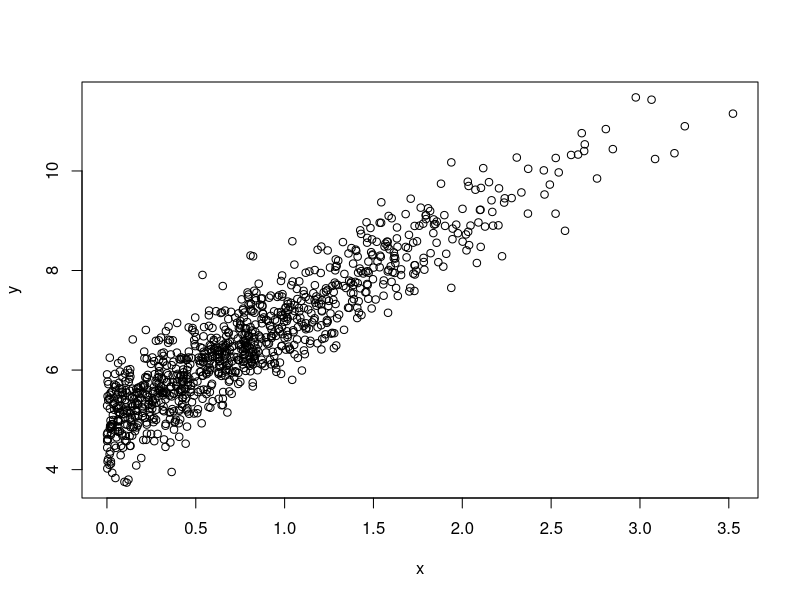
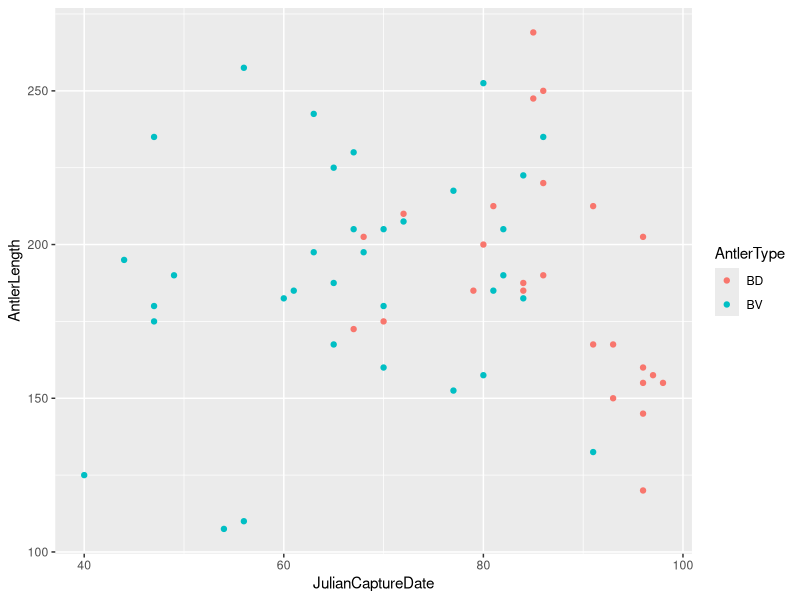
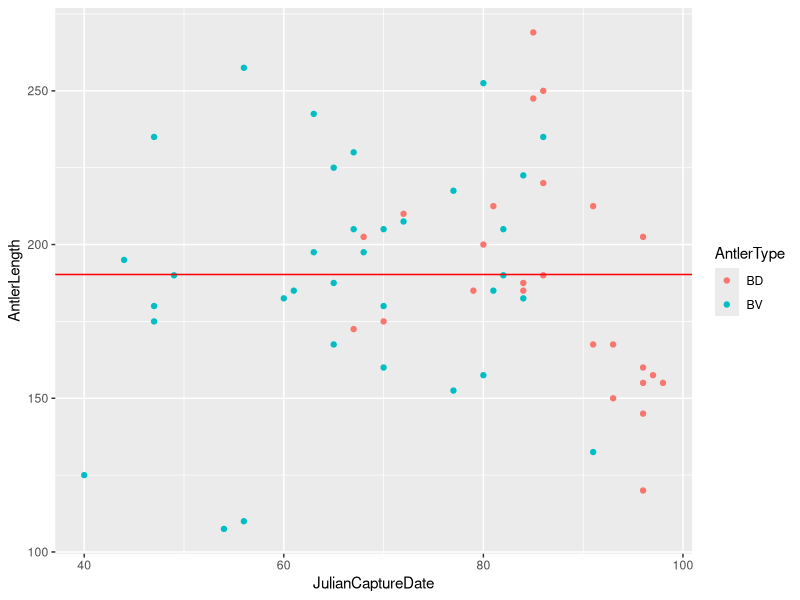
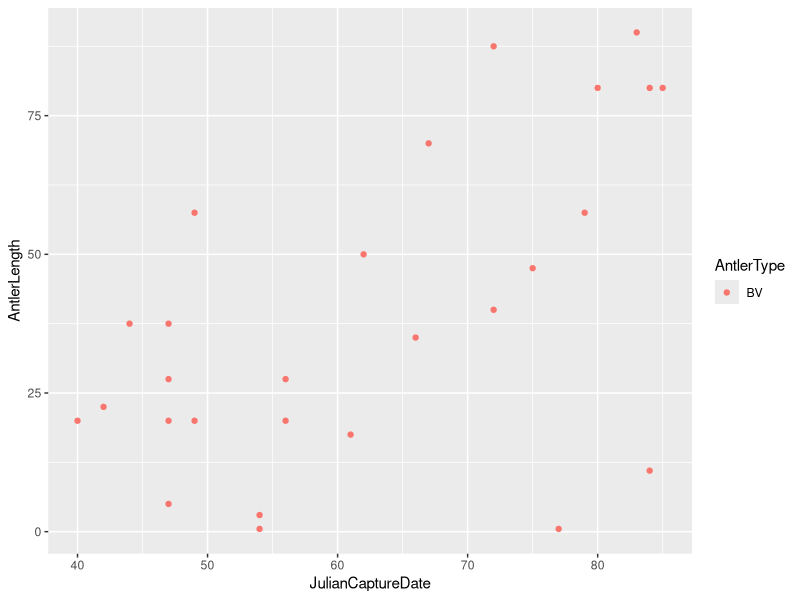
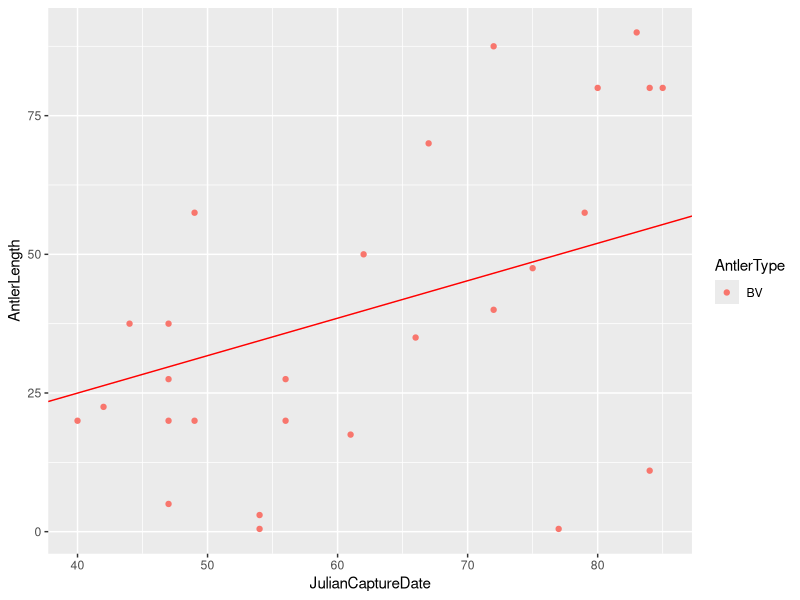

Reproduce these figures in R, in order.
rm(list = ls()) # nettoyage de l'environnement de travail


# Chargement du jeu de données --------------------------------------------

library(readxl) # pour charger les fichiers excel
library(tidyr)
library(tibble)
library(dplyr)
library(purrr)
library(ggplot2)
library(lme4)

# Définition des fonctions de modélisation de la longueur des bois --------

# fonction constante

constante = function(pars, x){
  
  a = pars[1]
  
  a} 

# fonction linéaire

lineaire = function(pars, x){
  
  a = pars[1]
  b = pars[2]

  a*x+b} 

# fonction de seuil avec une pente et un plateau

one_slope = function(pars, x){
  
  a = pars[1]
  b = pars[2]
  seuil = pars[3]
  
  ifelse(x<seuil, a*x+b, a*seuil+b)
} 

# fonction de seuil avec deux pentes

two_slopes = function(pars, x){
  
  a = pars[1]
  b = pars[2]
  seuil = pars[3]
  c = pars[4]
  OO_2 = (a - c) * seuil + b

  ifelse(test = x<seuil, yes = a*x+b, no = c*x + OO_2)
} 

# fonction exponentielle

fonction_expo = function(pars,  x){
  
  plateau = pars[1] 
  k = pars[2]
  
  plateau * (1 - exp(-k*x))
}




# Sélection de la meilleure fonction --------------------------------------


NLL = function(pars, ma_fonction, y, x) {
  # Values predicted by the model
  sigma = pars[length(pars)]
  parametres_moyenne = pars[-length(pars)] 
  Gpred = ma_fonction(parametres_moyenne, x)
  # Negative log-likelihood 
  -sum(dnorm(x = y, mean = Gpred, sd = sigma, log = TRUE))
}

plan_experience = tibble(ma_fonction = c(lineaire, one_slope, two_slopes),
       initial_pars = list(c(1, 0, 1), c(1, 0, 1, 1), c(1, 0, 0, 2, 1)))

n = 1000
x = abs(rnorm(n))
y = lineaire(c(2, 5, 1), x) + rnorm(length(x), sd = .5)
plot(x, y)

get_AIC = function(initial_pars, ma_fonction){
    neg_log_lik = optim(par = initial_pars, 
          fn = function(p) NLL(p, 
                               ma_fonction = ma_fonction, 
                               y = y, 
                               x = x),
          hessian = TRUE)$value
    2 * neg_log_lik + 2 * length(initial_pars)
}

purrr::pmap_dbl(plan_experience,
            get_AIC)



# Application aux données réelles -----------------------------------------

data_antler = read_excel("data/Dataset_v2.xlsx", skip = 0, na = "NA")


data_antler_2 = select(data_antler,
                       AntlerLength, JulianCaptureDate, AntlerType, AgeClass)%>%
  #subset( AntlerType == "BV") %>% 
  subset( AgeClass != "(0,1]") %>% 
  na.omit()

x_real = data_antler_2$JulianCaptureDate
y_real = data_antler_2$AntlerLength


ggplot(data_antler_2,
       aes(x = JulianCaptureDate  ,
           y = AntlerLength,
           color=AntlerType)) +
  geom_point()



## Pbm de generalisation de la fonction get_AIC: mettre les x et y en arguments
plan_experience = tibble(ma_fonction = c(constante, lineaire, one_slope, two_slopes),
                         initial_pars = list(c(0,1), c(1, 0, 1), c(1, 0, 1, 1), c(1, 0, 0, 2, 1)))

get_AIC = function(initial_pars, ma_fonction){
  neg_log_lik = optim(par = initial_pars, 
                      fn = function(p) NLL(p, 
                                           ma_fonction = ma_fonction, 
                                           y = y_real, 
                                           x = x_real),
                      hessian = TRUE)$value
  2 * neg_log_lik + 2 * length(initial_pars)
}

purrr::pmap_dbl(plan_experience,
                get_AIC)



optim_output = optim(par = c(0,1), 
      fn = function(p) NLL(p, 
                           ma_fonction = constante, 
                           y = y_real, 
                           x = x_real))


optim_output$par 

ggplot(data_antler_2,
       aes(x = JulianCaptureDate  ,
           y = AntlerLength,
           color=AntlerType)) +
  geom_point()+
  
  geom_abline(slope=0,
              intercept=optim_output$par[1],
              colour="red")





data_antler_2 = select(data_antler,
                       AntlerLength, JulianCaptureDate, AntlerType, AgeClass)%>%
  #subset( AntlerType == "BV") %>% 
  subset( AgeClass == "(0,1]") %>% 
  na.omit()

x_real = data_antler_2$JulianCaptureDate
y_real = data_antler_2$AntlerLength


ggplot(data_antler_2,
       aes(x = JulianCaptureDate  ,
           y = AntlerLength,
           color=AntlerType)) +
  geom_point()



## Pbm de generalisation de la fonction get_AIC: mettre les x et y en arguments
plan_experience = tibble(ma_fonction = c(constante, lineaire, one_slope, two_slopes),
                         initial_pars = list(c(0,1), c(1, 0, 1), c(1, 0, 1, 1), c(1, 0, 0, 2, 1)))

get_AIC = function(initial_pars, ma_fonction){
  neg_log_lik = optim(par = initial_pars, 
                      fn = function(p) NLL(p, 
                                           ma_fonction = ma_fonction, 
                                           y = y_real, 
                                           x = x_real),
                      hessian = TRUE)$value
  2 * neg_log_lik + 2 * length(initial_pars)
}

purrr::pmap_dbl(plan_experience,
                get_AIC)



optim_output = optim(par = c(1,0,1), 
                     fn = function(p) NLL(p, 
                                          ma_fonction = lineaire, 
                                          y = y_real, 
                                          x = x_real))


optim_output$par 

ggplot(data_antler_2,
       aes(x = JulianCaptureDate  ,
           y = AntlerLength,
           color=AntlerType)) +
  geom_point()+
  
  geom_abline(slope=optim_output$par[1],
              intercept=optim_output$par[2],
              colour="red")




